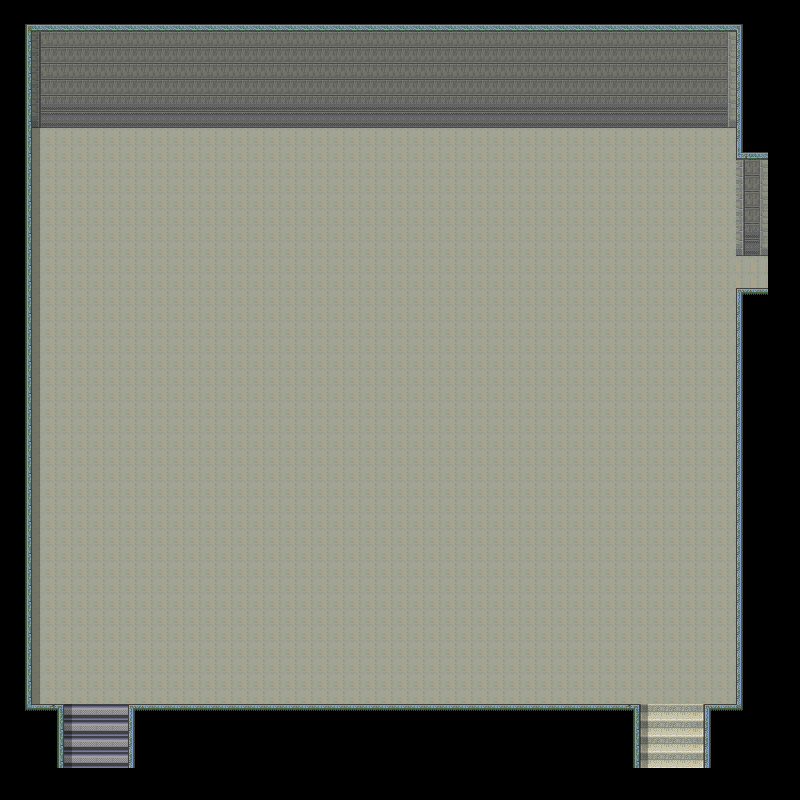

Tiled map render using the project's own tile images. Description and the map definition, with tile-layer contents summarised, below:
An orthogonal 50x50 tile map with 16x16 px tiles, 4 tile layers (Base, Base2, steps, shadow), 3 tilesets and 18 objects.

<map version="1.0" orientation="orthogonal" renderorder="right-down" width="50" height="50" tilewidth="16" tileheight="16" backgroundcolor="#000000" nextobjectid="29">
 <tileset firstgid="1" name="ST-Sewer-01" tilewidth="16" tileheight="16">
  <image source="ST-Sewer-01.png" trans="aa55ff" width="256" height="1504" />
 </tileset>
 <tileset firstgid="1505" name="ST-MsionR-I01" tilewidth="16" tileheight="16">
  <image source="ST-MsionR-I01.png" trans="aa55ff" width="256" height="1990" />
 </tileset>
 <tileset firstgid="3489" name="ed4" tilewidth="16" tileheight="16">
  <image source="ed4.png" trans="aa55ff" width="480" height="256" />
 </tileset>
 <layer name="Base" width="50" height="50">
  <properties>
   <property name="cc_vertexz" value="-12" />
  </properties>
  <data>[2500 cells, 1880 non-empty, 26 distinct tile ids]</data>
 </layer>
 <layer name="Base2" width="50" height="50">
  <properties>
   <property name="cc_vertexz" value="-12" />
  </properties>
  <data>[2500 cells, 176 non-empty, 12 distinct tile ids]</data>
 </layer>
 <layer name="steps" width="50" height="50">
  <properties>
   <property name="cc_vertexz" value="-11" />
  </properties>
  <data>[2500 cells, 16 non-empty, 1 distinct tile ids]</data>
 </layer>
 <objectgroup name="collision">
  <object id="2" x="736" y="0" width="64" height="256" />
  <object id="3" x="736" y="288" width="64" height="480" />
  <object id="5" x="128" y="704" width="512" height="96" />
  <object id="6" x="0" y="704" width="64" height="96" />
  <object id="7" x="0" y="0" width="32" height="704" />
  <object id="8" x="32" y="0" width="704" height="128" />
  <object id="14" x="704" y="704" width="32" height="96" />
 </objectgroup>
 <objectgroup name="event">
  <object id="10" x="736" y="0" width="32" height="32">
   <properties>
    <property name="EventID" value="1" />
    <property name="trigger" value="0" />
   </properties>
  </object>
  <object id="11" x="64" y="768" width="64" height="32">
   <properties>
    <property name="EventID" value="2" />
    <property name="trigger" value="1" />
   </properties>
  </object>
  <object id="16" x="640" y="768" width="64" height="32">
   <properties>
    <property name="EventID" value="3" />
    <property name="trigger" value="1" />
   </properties>
  </object>
  <object id="17" x="768" y="256" width="32" height="32">
   <properties>
    <property name="EventID" value="4" />
    <property name="trigger" value="1" />
   </properties>
  </object>
  <object id="28" x="640" y="704" width="64" height="32">
   <properties>
    <property name="EventID" value="12" />
    <property name="trigger" value="1" />
   </properties>
  </object>
 </objectgroup>
 <objectgroup name="chara">
  <object id="18" x="352" y="192" width="32" height="32" />
  <object id="22" x="256" y="256" width="32" height="32" />
  <object id="23" x="256" y="352" width="32" height="32" />
  <object id="24" x="352" y="416" width="32" height="32" />
  <object id="25" x="448" y="352" width="32" height="32" />
  <object id="26" x="448" y="256" width="32" height="32" />
 </objectgroup>
 <layer name="shadow" width="50" height="50">
  <data>[2500 cells, 50 non-empty, 2 distinct tile ids]</data>
 </layer>
</map>
